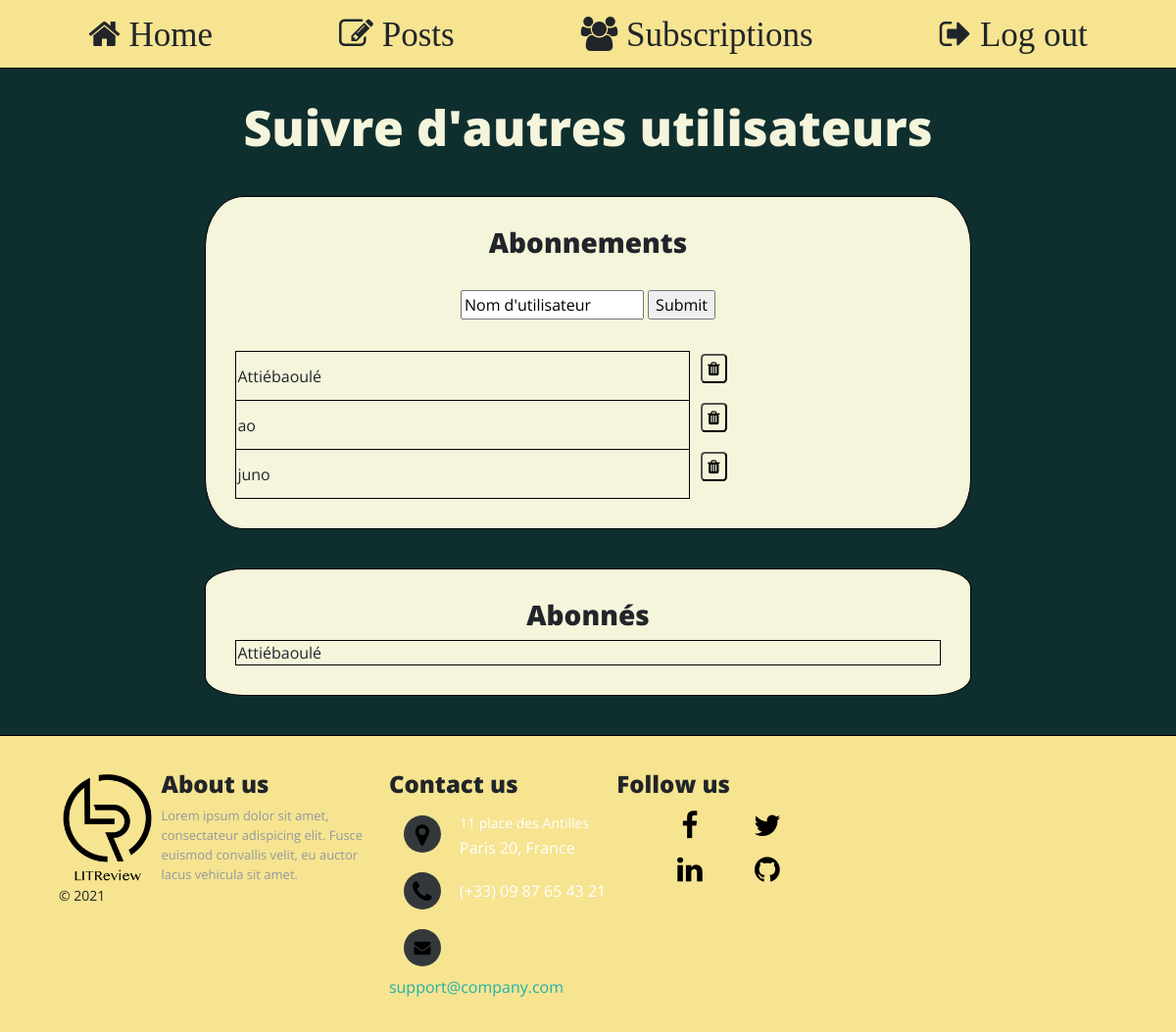
/subscriptions/ (signed in), run on the app's committed database.
### reviews_webapp/models.py (models this page shows)
class UserFollows(models.Model):
    user = models.ForeignKey(
        to=settings.AUTH_USER_MODEL,
        on_delete=models.CASCADE,
        related_name='following')
    followed_user = models.ForeignKey(
        to=settings.AUTH_USER_MODEL,
        on_delete=models.CASCADE, related_name='followed_by')
    class Meta:
        unique_together = ('user', 'followed_user', )

### authentication/models.py (models this page shows)
class User(AbstractUser):
    pass

### reviews_webapp/views.py (the view, shortened to what this page needs)
# urls.py: path('subscriptions/', reviews_webapp.views.SubscriptionPageView.as_view(), name='subscriptions'),
class SubscriptionPageView(LoginRequiredMixin, View):
    template_name = "reviews_webapp/subscriptions.html"
    sub_form = SubscriptionForm()
    def get(self, request, error_message=""):
        logged_in_user = request.user
        subscriptions = logged_in_user.following.all().order_by('id')
        followers = logged_in_user.followed_by.all()
        context = {
            "form": self.sub_form,
            "subscriptions": subscriptions,
            "subscribers": followers,
        }
        if error_message != "":
            context["error_message"] = error_message
        return render(request, self.template_name, context)

### reviews_webapp/forms.py (shortened to what this page needs)
class SubscriptionForm(forms.Form):
    username = forms.CharField(max_length=30, initial='Nom d\'utilisateur', required=False)

### reviews_webapp/templates/reviews_webapp/subscriptions.html (shortened to what this page needs)
{% extends 'base.html' %}
{% block content %}
<div>
    <h1>Suivre d'autres utilisateurs</h1>
    <div class="box follow_box">
        <h3>Abonnements</h3>
        <p>
            <form method="post">
                {{ form.username }}
                <input type="submit"/>
            </form>
        </p>
        <table style="width: 100%;">
            {% for relationship in subscriptions %}
                <tr>
                <td style="border: 1px solid black">{{ relationship.followed_user.username }}</td>
                <td>
                    <form action="{% url 'subscriptions' %}" method="post">
                        <button value="{{ relationship.id }}" name="unsubscribe_id" method="post"><i class="fa fa-trash"></i></button>
                    </form>
                </td>
            </tr>
            {% endfor %}
        </table>
    </div>
    <div class="box follow_box">
        <h3>Abonnés</h3>
        <table style="width: 100%;">
            {% for relationship in subscribers %}
            <tr>
                <td style="border: 1px solid black">{{ relationship.user }}</td>
            </tr>
            {% endfor %}
        </table>
    </div>
</div>
{% endblock content %}

### static/css/style.css (style rules this page uses)
body { padding: 0px; margin: 0px; background-color: #0f2f2f; font-size: 16px; }
.box { border: 1px solid black; background-color: beige; padding: 30px; }
.follow_box { margin: 40px 0px; border-radius: 5% / 15%; }
h1 { margin: 30px 0px; color: beige; font-size: 50px; }
h3 { size: 22px; }
p { font-size: 16px; }
button { border-radius: 15%; margin: 1px 10px; padding: 5px; background-color: beige; }

### static/css/footer.css (style rules this page uses)
* { font-family: Open Sans; }

### data on the page
UserFollows: followed_user.username "Attiébaoulé", {{ relationship.id }} 9 (drawn)
UserFollows: followed_user.username "ao", {{ relationship.id }} 17 (drawn)
UserFollows: followed_user.username "juno", {{ relationship.id }} 19 (drawn)
UserFollows: user "Attiébaoulé"
